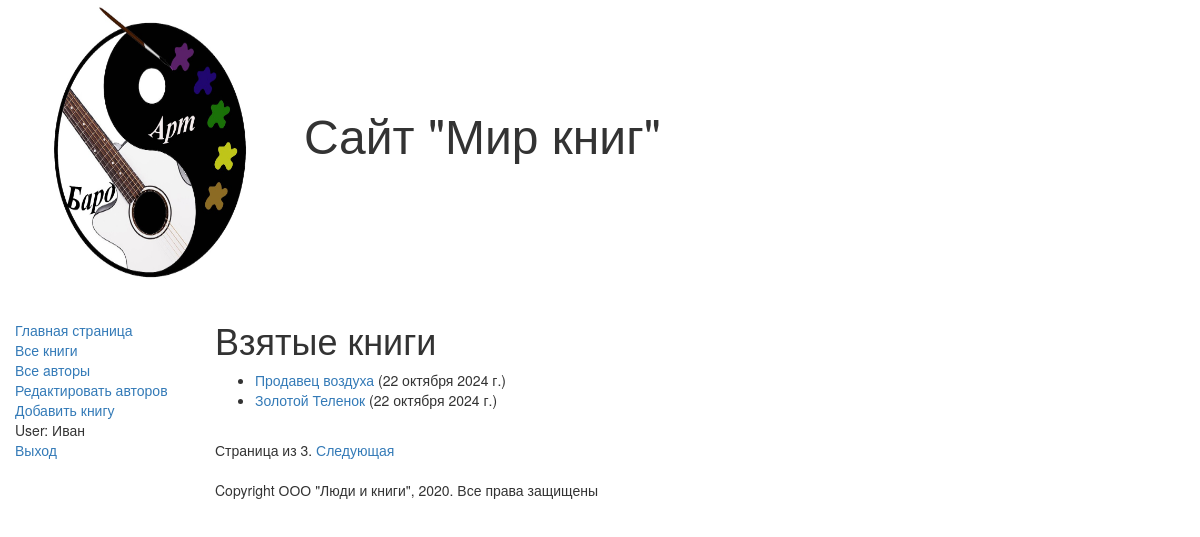
The app's page /mybooks/ (signed in) with its own data.
### catalog/models.py (models this page shows, shortened)
class BookInstance(models.Model):
    book = models.ForeignKey('Book', on_delete= models.CASCADE, null=True)
    inv_nom = models.CharField(max_length=20, null=True,
                               help_text="Введите инвентарный номер экземпляра",
                               verbose_name="Инвентарный номер")
    imprint = models.CharField(max_length=200,
                               help_text="Введите издательство и год выnуска",
                               verbose_name="Издательство")
    status = models.ForeignKey('Status', on_delete = models.CASCADE, null=True,
                               help_text= 'Изменить состояние экземпляра',
                               verbose_name= "Cтaтyc экземпляра книги")
    due_back = models.DateField(null=True, blank=True,
                                help_text = "Введите конец срока статуса",
                                verbose_name = "Дaтa окончания статуса")
    borrower = models.ForeignKey(User, on_delete=models.SET_NULL, null=True, blank=True,
                                verbose_name = "Заказчик",
                                help_text = 'Выберите заказчика книги')
    @property
    def is_overdue(self):
        if self.due_back and date.today() > self.due_back:
            return True
        return False

class Book(models.Model):
    title = models.CharField(max_length=200,
        help_text="Введите название книги",
        verbose_name = "Название книги")
    genre = models.ForeignKey('Genre',
        on_delete = models.CASCADE,
        help_text=" Выберите жанр для книги",
        verbose_name="Жaнp книги", null=True)
    language = models.ForeignKey('Language',
        on_delete = models.CASCADE,
        help_text="Выберите язык книги",
        verbose_name="Язык книги", null=True)
    author = models.ManyToManyField('Author',
        help_text = "Выберите автора книги",
        verbose_name = "Aвтop книги")
    summary = models.TextField(max_length=1000,
        help_text="Введите краткое описание книги",
        verbose_name="Аннотация книги")
    isbn = models.CharField(max_length=13,
       help_text="Должно содержать 13 символов",
       verbose_name = "ISBN книги")
    def display_author(self):
        return ','.join([author.last_name for author in self.author.all()])
    display_author.short_description = 'Авторы'

### catalog/views.py (the view)
# urls.py: url(r'^mybooks/$', views.LoanedBooksByUserListView.as_view(), name='my-borrowed'),
class LoanedBooksByUserListView(LoginRequiredMixin,generic.ListView):
    model = BookInstance
    template_name ='catalog/bookinstance_list_borrowed_user.html'
    paginate_by = 2

### catalog/templates/catalog/bookinstance_list_borrowed_user.html
{% extends "base_generic.html" %}
{% block content %}
    <h1>Взятые книги</h1>
    {% if bookinstance_list %}
    <ul>
        {% for bookinst in bookinstance_list %}
        <li class="{% if bookinst.is_overdue %}text-danger{% endif %}">
            <a href="{% url 'book-detail' bookinst.book.pk %}">{{bookinst.book.title}}</a> ({{ bookinst.due_back }})
        </li>
        {% endfor %}
    </ul>
    {% else %}
        <p>Нет книг в статусе В ЗАКАЗЕ.</p>
    {% endif %}
{% endblock %}

### catalog/templates/base_generic.html (shortened to what this page needs)
<!DOCTYPE html>
<html lang="en">
<head>
    <link rel="stylesheet" href="https://maxcdn.bootstrapcdn.com/bootstrap/3.3.7/css/bootstrap.min.css" />
    {% load static %}
    <link rel="stylesheet" href="{% static 'css/styles.css' %}" />
    {% block head %}
        <img src="{% static 'images/logotip.jpg' %}"
        style="width:300px; height:300px;" align="absmiddle" />
        <font size=7, соlоr="bluе">Сайт "Мир книг"</font>
    {% endblock %}
</head>
<body>
    <div class="container-fluid">
        <div class="row">
            <div class="col-sm-2">
                {% block sidebar %}
                    <ul class="sidebar-nav">
                        <li><a href="{% url 'index' %}">Главная страница</a></li>
                        <li><a href="{% url 'books' %}">Все книги</a></li>
                        <li><a href="{% url 'authors' %}">Все aвтopы</a></li>
                        <li><a href="{% url 'authors_add' %}">Редактировать авторов</a></li>
                        <li><a href="{% url 'book_create' %}">Добавить книгу</a></li>
                    {% if user.is_authenticated %}
                        <li>User: {{ user.get_username }}</li>
                        <li><a href="{% url 'logout'%}?next={{request.path}}">Выход</a></li>
                    {% else %}
                        <li><a href="{% url 'login'%}?next={{request.path}}">Вход</a></li>
                    {% endif %}
                    </ul>
                {% endblock %}
            </div>
            <div class="col-sm-10 ">
                {% block content %}{% endblock %}
                {% block pagination %}
                    {% if is_paginated %}
                        <div class="pagination">
                            <span class="page-links">
                                <span class="page-current">
                                    Страница {{ page_obj.numЬer }} из {{ page_obj.paginator.num_pages }}.
                                </span>
                                {% if page_obj.has_next %}
                                    <a href="{{ request.path }}?page={{ page_obj.next_page_number }}">Следующая</a>
                                {% endif %}
                            </span>
                        </div>
                    {% endif %}
                {% endblock %}
                {% block footer %}
                    {% block copyright %}
                <p>Copyright ООО "Люди и книги", 2020. Все права защищены</p>
                    {% endblock %}
                {% endblock %}
            </div>
        </div>
    </div>
</body>
</html>

### catalog/static/css/styles.css (style rules this page uses)
.sidebar-nav { margin-top: 20px; padding: 0; list-style: none; }

### records on screen
BookInstance: book "Продавец воздуха", due_back "22 октября 2024 г."
BookInstance: book "Золотой Теленок", due_back "22 октября 2024 г."

### other values on screen
{{ user.get_username }} "Иван"
{{ page_obj.paginator.num_pages }} "3"
